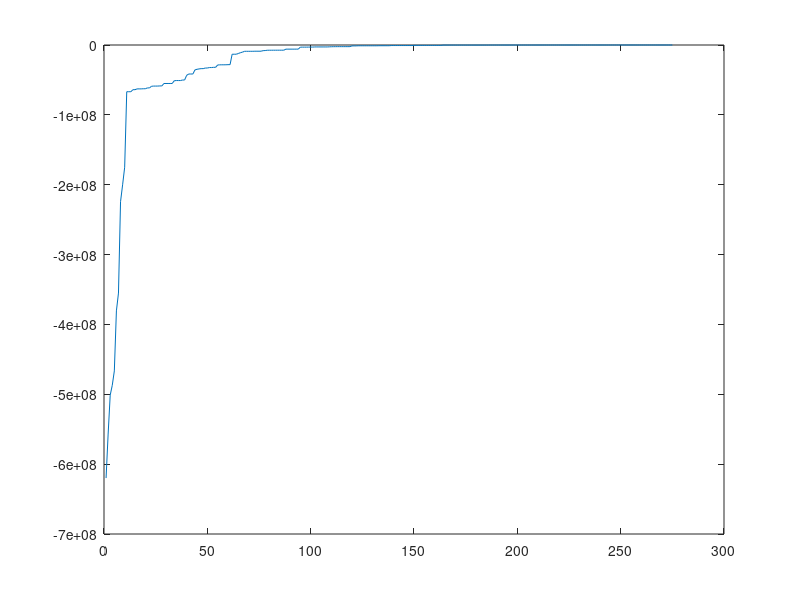
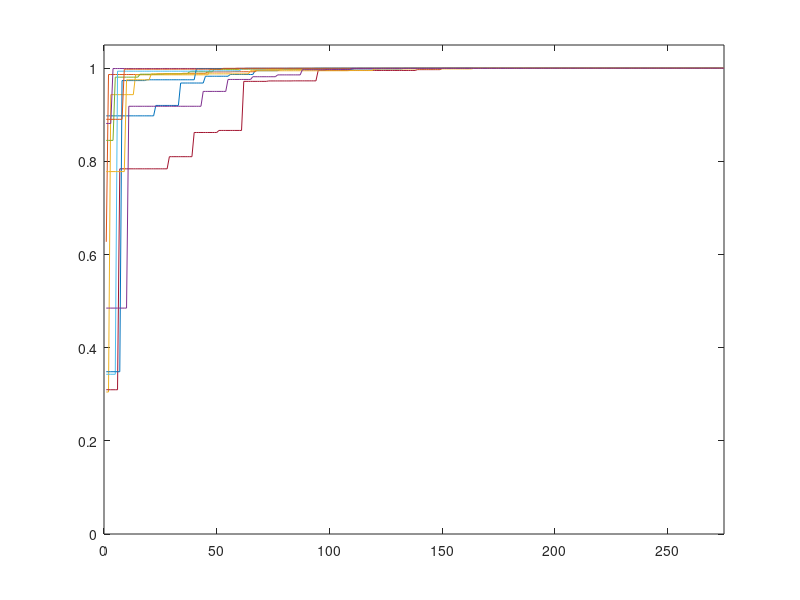

The MATLAB source for these figures, in order:
% 20131215 Recombine all function for evolution
% 20131217 Unifinished
% 201312191357 Finish all codes, but fitness value cannot converge
% 20131221 Completed, previous problem was caused by 
% eig_val = sqrt(diag(w2)); There's no need find the root
% 20131221 Add summary graph of predicted damage
% 20130105 Test extreme cases of noise -3% and + 3%
    % cases noise_val noise_vec
    %   0       0       0
    %   1    -0.03   -0.03
    %   2    -0.03   +0.03
    %   3    +0.03   -0.03
    %   4    +0.03   +0.03
    %   5    -0.02   -0.02
    %   6    -0.01   -0.01
    %   7    +0.01   +0.01
    %   8    +0.02   +0.02
    

% Vibration based damage detection for 3D truss structures

function ccga()
% main function
clear all;
close all;
clc

% 1 (2D-Rao-2004), 2 (2D-Kim-2013), 3 (3D-Kim-2013)
% use csvread() for comma separated values, dlmread() for tab or other symbols
nds = csvread('nds1.txt'); mbs = csvread('mbs1.txt');
% nds = csvread('nds2.txt'); mbs = csvread('mbs2.txt');
% nds = csvread('nds3.txt'); mbs = csvread('mbs3.txt');


noise_vec = 0;
noise_val = 0;
chrom_length = size(mbs,1);
n_individual = 20;
n_generation = 25;

% assign damage indexes
alpha = ones(size(mbs,1),1); %      Init and all case A
% -------------------------------------------------
% # custom damage cases
% assignment of each cases needs to be done manually
% Only one line can be enabled corresponding to each case

% alpha(3) = 0.3; alpha(6) = 0.7; %   Rao case B
% alpha(10) = 0; %                    Rao Case C
% 
% alpha(9) = 0.3; %                   Kim 2D case B
% alpha(5)=0.4; alpha(13)= 0.3; %     Kim 2D case C
% 
% alpha(13) = 0.4; %                  Kim 3D case B
% alpha(1) = 0.3; alpha(21) = 50; %   Kim 3D case C

% ---------------------------------------------------

% init random individual (/beta)
individual = rand(n_individual, chrom_length);

% Retrive exact modal properties
[eig_vec, eig_val, ~, ~ ] = ...
    vibrate(mbs, nds, alpha);

% Embed experiemental noise to modal properties
[Measured_eig_vector, Measured_eig_value] = ...
    measure(eig_vec, eig_val, noise_vec, noise_val);


% disp('individual = '); disp(individual);
[~, Best_Fitness] = ccga_generation(...
    Measured_eig_vector, Measured_eig_value,...
    chrom_length, n_individual, individual, n_generation, mbs, nds);

%disp(Best_Ind);
disp(Best_Fitness);
%best_ind_filep = fopen('dyn_ccga_best_ind_out.txt','w');
%result = csvread('dyn_ccga_best_ind_out.txt');
result = dlmread('data.txt');
result2 = reshape(result,chrom_length*n_generation, []);
disp(size(result2));
figure;
plot(result2);
axis([0 Inf 0 1.05])

% figure;
% plot(dlmread('fitness.txt'));
end

% ccga_generation
function [best_individual, best_fitness] = ccga_generation(Measured_eig_vector, Measured_eig_value, chrom_length, n_individual, individual, n_generation, mbs, nds)

%   Parameters
n_eli_individual = 2;   % to keep the best for reproduction
n_select_individual = n_individual-n_eli_individual;
p_cross = 1.0;
p_mutate = 0.4;

% object_val = truss_damage_detect_obj(Measured_eig_vector, Measured_eig_value, chrom_length, n_individual, individual,mbs, nds);
object_val = truss_damage_detect_obj(Measured_eig_vector, Measured_eig_value, n_individual, individual,mbs, nds);
% disp('object_val = '); disp(object_val);
% disp('size of object_val = '); disp(size(object_val));
% ==============================
% object_val = rand(n_individual,1);
% % % fitness = -object_val;
% % % best_ind_index = 1;
% % % best_fitness = fitness(1); %    why fitness(1)
% % % for i = 2:n_individual
% % %     if fitness(i)>best_fitness
% % %         best_ind_index = i;
% % %         best_fitness = fitness(i);
% % %     end
% % % end
% % % best_individual = individual(best_ind_index,:);

fitness = -object_val;
[best_fitness, best_ind_index] = max(fitness); % return max value and index
best_individual= individual(best_ind_index,:); % pull best individual from the pool

best_ind_filep = fopen('data.txt','w');
best_fitness_filep = fopen('fitness.txt', 'w');
% fprintf(best_ind_filep, '%.8f\n', best_fitness);
% disp('fitness'); disp(fitness);
% disp('best_fitness'); disp(best_fitness);
% disp('best_ind_index'); disp(best_ind_index);
% ========================================

no_species = chrom_length;
%no_species = 5;
species_fitness = zeros(no_species, n_individual);
species_individual = zeros(no_species,n_individual);

for i=1:n_individual
    for species=1:no_species
        species_individual(species,i) = individual(i,species);
        species_fitness(species,i)=fitness(i);
    end
end


sub_individual = zeros(n_individual, 1);
sub_fitness = zeros(n_individual, 1);
% start evolution
fig_fitness=zeros(n_generation*no_species,1);
fig_fitness_index=1;
for gen = 1:n_generation        %   1-25
    %disp('generation = '); disp(gen);
   % eval each specie
   for species=1:no_species     %   1-11
%       disp('generation species'); disp([gen species]);
  
      % eval each individual
      for i = 1:n_individual    %   1-20 => total = 20*11*25 = 5500
          sub_individual(i,1) = species_individual(species,i);
          sub_fitness(i) = species_fitness(species,i);
      end
      
%      [eli_individual, eli_fitness] = elitist(n_individual, sub_individual, sub_fitness, n_eli_individual);
      [eli_individual, ~] = elitist(n_individual, sub_individual, sub_fitness, n_eli_individual);
      
%       disp('elistist');disp(eli_individual); disp(eli_fitness');
      scale_fitness = fitness_scaling(n_individual, sub_fitness);
      
%     [select_individual, select_fitness] = selection_sus(n_individual, sub_individual, scale_fitness, n_select_individual);
      [select_individual, ~] = selection_sus(n_individual, sub_individual, scale_fitness, n_select_individual);
      
      sub_chrom_length = 1;
      cross_individual = real_crossover(sub_chrom_length, p_cross, n_select_individual, select_individual);
      child_individual = real_mutation(sub_chrom_length, p_mutate, n_select_individual, cross_individual);
      sub_individual = [eli_individual; child_individual];
      
%       disp(size(sub_individual));
      transpose(sub_individual); % no effect
%       disp('sub_individual'); 
%       disp(sub_individual);
      for i=1:n_individual
          species_individual(species, i) = sub_individual(i,1);
%           disp('species_individual(species, i)');
%           disp(species_individual(species, i));
      end
%       disp(species_individual);
      
      % retrieve fitness and individual from a species
      [species_fitness(species,:),new_best_individual, new_best_fitness] = ...
          ccga_cal_fitness(Measured_eig_vector, Measured_eig_value, ...
          species, n_individual, species_individual(species,:), best_individual, best_fitness, mbs, nds);
      best_individual = new_best_individual;
      best_fitness = new_best_fitness;
      %best_fitness, best_individual, gen, species          
      %disp([gen species best_fitness]);
      disp(best_fitness);
      disp(best_individual);
       fig_fitness(fig_fitness_index)=best_fitness;
      fig_fitness_index=fig_fitness_index+1;
      for j=1:chrom_length
            fprintf(best_ind_filep, '%.8f \t', best_individual(j));
      end
        %fprintf(best_ind_filep, '%.8f\n',best_fitness);
        fprintf(best_ind_filep,'\n');
        fprintf(best_fitness_filep,'%.8f \n', best_fitness);
   end
%    disp(best_fitness);
end
plot(fig_fitness);
fclose('all');
%axis([-Inf Inf -200 Inf]);
end

% function elitist()
function [eli_individual, eli_fitness] = elitist(n_individual, individual, fitness, n_eli_individual)
n_remain_individual = n_individual;
remain_individual = individual;
remain_fitness = fitness;

% eli_individual = zeros(size(remain_individual));


for i = 1:n_eli_individual
   best_ind_index=1;
   best_fitness = remain_fitness(1);    % ?remain_fitness(i)
   for j=2:n_remain_individual
      if fitness(j)>best_fitness
         best_ind_index = j;
         best_fitness = fitness(j);
      end
   end
   
   eli_individual(i,:) = remain_individual(best_ind_index,:);
   eli_fitness(i) = best_fitness;
   remain_individual(best_ind_index,:) = remain_individual(n_remain_individual,:);
   fitness(best_ind_index) = fitness(n_remain_individual);
   n_remain_individual = n_remain_individual-1;   
end
% disp('eli_individual'); disp(eli_individual);%disp(size(eli_individual));
% disp('size of eli_fitness'); disp(size(eli_fitness));
end

% function fitness_scaling()
function scale_fitness = fitness_scaling(n_individual, fitness)
% also possible with  max_obj = max(max(fitness)) min_obj = min(min(fitness))
min_obj = fitness(1);
max_obj = fitness(1);
for i=2:n_individual
   if fitness(i)<min_obj
       min_obj = fitness(i);
   end
   if fitness(i)>max_obj
       max_obj = fitness(i);
   end
end
normal_fitness = (fitness-min_obj)/(max_obj-min_obj);
min_obj = 0;
max_obj = 1;
sum = 0;
for i=1:n_individual
    sum = sum+normal_fitness(i);
end
avg_obj=sum/n_individual;
fmultiple=2.0;
if min_obj > ((fmultiple*avg_obj-max_obj)/(fmultiple-1.0))
    delta = max_obj - min_obj;
    a = (fmultiple-1.0)*avg_obj/delta;
    b = avg_obj*avg_obj/delta;
else
    delta = avg_obj-min_obj;
    a = avg_obj/delta;
    b = -min_obj*avg_obj/delta;
end

scale_fitness = a*normal_fitness+b;
end

% % function selection_sus()
function [select_individual, select_fitness]=selection_sus(n_individual, individual, fitness, n_select_individual)
sum_fitness=0;
for i=1:n_individual;
    sum_fitness=sum_fitness + fitness(i);
end
target_samp_rate = n_select_individual*fitness/sum_fitness;
ptr = rand(1);
while ptr ==1
    ptr = rand(1);
end
select_ind_count = 0;
sum_fitness=0;
i=1;
while i<=n_individual & select_ind_count<n_select_individual
    sum_fitness = sum_fitness + target_samp_rate(i);
    while sum_fitness>ptr,
        if select_ind_count<n_select_individual
            select_individual(select_ind_count+1,:) = individual(i,:);
            select_fitness(select_ind_count+1) = fitness(i);
            select_ind_count = select_ind_count+1;
        end
        ptr=ptr+1.0;
    end
    i=i+1;
end
end 

% % function real_crossover()
function cross_individual = real_crossover(chrom_length, p_cross, n_individual, individual)
n_remain_individual = n_individual;
remain_individual = individual;
crossover_iteration = n_remain_individual/2;
k = 1;
for i = 1:crossover_iteration
    
    prob_result = rand(1);
    
    j_pick = randi(n_remain_individual,1);
    
    first_parent = remain_individual(j_pick,:);
    remain_individual(j_pick,:) = remain_individual(n_remain_individual,:);
    n_remain_individual = n_remain_individual-1;
    
    j_pick = randi(n_remain_individual,1);
    
    second_parent = remain_individual(j_pick,:);
    remain_individual(j_pick,:) = remain_individual(n_remain_individual,:);
    n_remain_individual = n_remain_individual-1; 
    
    if prob_result <= p_cross
      
        [first_offspring second_offspring] = sbx_crossover(chrom_length, first_parent, second_parent);
        
        cross_individual(k,:) = first_offspring;
        cross_individual(k+1,:) = second_offspring;
        
    else
        
        cross_individual(k,:) = first_parent;
        cross_individual(k+1,:) = second_parent;

    end
    
    k = k+2;
    
end

    % sbx_crossover()
    function [first_offspring, second_offspring] = sbx_crossover(chrom_length, first_parent, second_parent)

    % double coin_toss_prob;
    yl=0.0;
    yu=1.0;
    % double u, alpha, beta, betaq;
    eta_c = 15.0;
    % double power_index;
    % double parent1, parent2;
    EPS = 1.0e-40;

    power_index = 1.0/(eta_c+1.0);

    for j = 1:chrom_length;

        if chrom_length == 1
            coin_toss_prob = 0.0;
        else
            coin_toss_prob = rand(1);
        end

        if coin_toss_prob <= 0.5

            parent1 = first_parent(j);
            parent2 = second_parent(j);

            if parent1 > parent2

                y1 = parent2;
                y2 = parent1;

            else

                y1 = parent1;
                y2 = parent2;
            end

            if abs(y2-y1) > EPS 

                u = rand(1);
                beta = 1.0+2.0*(y1-yl)/(y2-y1);
                alpha = 2.0-power(beta,-(eta_c+1));

                if u <= (1.0/alpha)

                    betaq = power(u*alpha, power_index);

                else % u <= (1.0/alpha)

                    betaq = power(1.0/(2.0-u*alpha), power_index);

                end % u <= (1.0/alpha)

                c1 = 0.5*((y1+y2)-betaq*(y2-y1));

                beta = 1.0 + (2.0*(yu-y2)/(y2-y1));
                alpha = 2.0 - power(beta,-(eta_c+1.0));

                if u <= (1.0/alpha)

                    betaq = power( (u*alpha), power_index);

                else

                    betaq = power(1.0/(2.0-u*alpha), power_index);
                end

                c2 = 0.5*((y1+y2)+betaq*(y2-y1));            

                if c1 < yl
                    c1 = yl;
                elseif c1 > yu 
                    c1 = yu;
                end

                if c2 < yl
                    c2 = yl;
                elseif c2 > yu
                    c2 = yu;   
                end

                coin_toss_prob = rand(1);

                if coin_toss_prob <= 0.5

                    first_offspring(j) = c2;
                    second_offspring(j) = c1;

                else

                    first_offspring(j) = c1;
                    second_offspring(j) = c2;

                end


            else % if abs(y2-y1) > EPS 

                first_offspring(j)  = first_parent(j);
                second_offspring(j) = second_parent(j);

            end % if abs(y2-y1) > EPS 


        else % if coin_toss_prob <= 0.5

            first_offspring(j)  = first_parent(j);			
            second_offspring(j) = second_parent(j);

        end % if coin_toss_prob <= 0.5


    end % for j = 1:chrom_length;
    end
end

% % function real_mutation()
function mutate_individual = real_mutation(chrom_length, p_mutate, n_individual, individual)
for i=1:n_individual
    mutate_individual(i,:) = real_mutation_one_ind(chrom_length, p_mutate, individual(i,:));
end
    % real_mutation_one_ind
    function mutate_individual = real_mutation_one_ind(chrom_length, p_mutation, individual)
        yl=0.0;
        yu=1.0;
        % double y, val, xy;
        eta_m = 20.0;
        for j = 1:chrom_length;
            prob_result = rand(1);
            if prob_result <= p_mutation
                y = individual(j);
                delta1 = (y-yl)/(yu-yl);
                delta2 = (yu-y)/(yu-yl);
                u = rand(1);
                mut_pow = 1.0/(eta_m+1.0);
                if u <= 0.5
                    xy = 1.0-delta1;
                    val = 2.0*u+(1.0-2.0*u)*power(xy,eta_m+1.0);
                    deltaq =  power(val,mut_pow) - 1.0;
                else
                    xy = 1.0-delta2;
                    val = 2.0*(1.0-u)+2.0*(u-0.5)*power(xy,eta_m+1.0);
                    deltaq = 1.0 - (power(val,mut_pow));
                end
                y = y + deltaq*(yu-yl);
                if y < yl
                    y = yl;
                elseif y > yu
                    y = yu;
                end
                mutate_individual(j) = y;      
            else
                mutate_individual(j) = individual(j);
            end    
        end
    end
end

% % function ccga_cal_fitness()
function [sub_fitness, new_best_ind, new_best_fit] = ccga_cal_fitness(...
    Measured_eig_vector, Measured_eig_value, ...
    species_index, n_individual, sub_individual,best_individual, best_fitness,mbs,nds)
% disp('best_individual');
% disp(size(best_individual));
% disp(size(sub_individual));
%disp(best_individual);
% disp('best_individual'); disp(size(best_individual));
combine_individual=zeros(n_individual, size(best_individual,2));
for i = 1:n_individual;
     combine_individual(i,:) = best_individual; % modified
     combine_individual(i,species_index) = sub_individual(i);
end
% disp('size combine_individual'); disp(size(combine_individual));

combine_object_val = truss_damage_detect_obj(...
    Measured_eig_vector, Measured_eig_value, ...
    n_individual, combine_individual,mbs,nds);

combine_fitness = -combine_object_val;
sub_fitness = combine_fitness;

new_best_ind = best_individual;
new_best_fit = best_fitness;

for i = 1:n_individual;
    
    if combine_fitness(i) > new_best_fit
        
        new_best_ind = combine_individual(i,:);
        new_best_fit = combine_fitness(i);
        
    end

end
end

function object_val = truss_damage_detect_obj(...
    Measured_eig_vector, Measured_eig_value,...
    n_individual, individual, mbs, nds)

object_val=zeros(n_individual,1);
% disp('individual'); disp(individual);
for ind_count = 1:n_individual
    %Predicted_factor = individual(ind_count,:);
    %beta = rand(size(mbs,1),1); 
    %disp('individual'); disp(individual);
    beta = individual(ind_count,:);
%     disp('beta'); disp(beta); 
    %disp('size beta'); disp(size(beta));
    [~, ~, M_reduced, K_reduced] = vibrate(mbs, nds, beta);
    
    No_dof = size(M_reduced,1); 
    % OR No_dof = chrom_length; 
    % Need to verify try/catch (No_dof = chrom_length) here
    R_matrix = zeros(No_dof);
    for i = 1:No_dof
        R_matrix(:,i) = -Measured_eig_value(i)*M_reduced*Measured_eig_vector(:,i)+K_reduced*Measured_eig_vector(:,i);
    end
    sum_R = sum(sum(R_matrix.*R_matrix));
    % disp(sum_R);
    object_val(ind_count) = sqrt(sum_R);
end

end

function [measured_eig_vec, measured_eig_val] = measure2...
    (exact_eig_vec, exact_eig_val, noise)

n = size(exact_eig_vec,1);
% NOISE = 0.03; % default
% + or - 3% => total = 6%
err_val = ones(n,1) + (2*rand(n,1)-1)*noise;
err_vec = ones(n) + (2*rand(n)-1)*noise;

measured_eig_val = err_val.*exact_eig_val;
measured_eig_vec = err_vec.*exact_eig_vec;
end

function [measured_eig_vec, measured_eig_val] = measure...
    (exact_eig_vec, exact_eig_val, noise_vec, noise_val)

n = size(exact_eig_vec,1);
% NOISE = 0.03; % default
% + or - 3% => total = 6%
err_val = 1 + noise_val;
err_vec = 1 + noise_vec;

measured_eig_val = err_val.*exact_eig_val;
measured_eig_vec = err_vec.*exact_eig_vec;
end

function [eig_vec, eig_val, M, K] = vibrate...
    (mbs, nds, alpha)
%disp('size alpha'); disp(size(alpha));
% nodes = [px, py, pz, cx, cy, cz];
% members = [{start_node}, {end_node}, {density}, {E}, {A}, {alpha}];
% allocate empty global matrices
nb_nds = size(nds,1);   nb_mbs = size(mbs,1); 
M = zeros(3*nb_nds);    K = zeros(3*nb_nds);

for i = 1:nb_mbs
    ndi = mbs(i, 1);   %   start node
    ndj = mbs(i, 2);   %   end node
    ro   = mbs(i, 3);   %   density
    E    = mbs(i, 4);   %   modulus
    A    = mbs(i, 5);   %   cross-section
    % alpha : damage index will be inserted here
    
    % stiffness [k] and mass [m] of each member
    xi = nds(ndi, 1);    yi = nds(ndi, 2);    zi = nds(ndi, 3);
    xj = nds(ndj, 1);    yj = nds(ndj, 2);    zj = nds(ndj, 3);
    l = sqrt( (xj-xi)^2 + (yj-yi)^2 + (zj-zi)^2 );
    CX = (xj-xi)/l;    CY = (yj-yi)/l;    CZ = (zj-zi)/l;
    T = [CX, CY, CZ, 0, 0, 0; 0, 0, 0, CX, CY, CZ];
    k = (alpha(i)*E*A/l)*T'*[1, -1; -1, 1]*T;
    m = (ro*A*l/6)*T'*[2, 1; 1, 2]*T;
    
    % push local [k] and [m] to global matrices
    M(3*ndi-2:3*ndi,3*ndi-2:3*ndi) = M(3*ndi-2:3*ndi,3*ndi-2:3*ndi) + m(1:3,1:3); %ss
    M(3*ndi-2:3*ndi,3*ndj-2:3*ndj) = M(3*ndi-2:3*ndi,3*ndj-2:3*ndj) + m(1:3,4:6); %se
    M(3*ndj-2:3*ndj,3*ndi-2:3*ndi) = M(3*ndj-2:3*ndj,3*ndi-2:3*ndi) + m(4:6,1:3);  %es
    M(3*ndj-2:3*ndj,3*ndj-2:3*ndj) = M(3*ndj-2:3*ndj,3*ndj-2:3*ndj) + m(4:6,4:6);  %ee

    K(3*ndi-2:3*ndi,3*ndi-2:3*ndi) = K(3*ndi-2:3*ndi,3*ndi-2:3*ndi) + k(1:3,1:3); %ss
    K(3*ndi-2:3*ndi,3*ndj-2:3*ndj) = K(3*ndi-2:3*ndi,3*ndj-2:3*ndj) + k(1:3,4:6); %se
    K(3*ndj-2:3*ndj,3*ndi-2:3*ndi) = K(3*ndj-2:3*ndj,3*ndi-2:3*ndi) + k(4:6,1:3);  %es
    K(3*ndj-2:3*ndj,3*ndj-2:3*ndj) = K(3*ndj-2:3*ndj,3*ndj-2:3*ndj) + k(4:6,4:6);  %ee
    
    %  for 2D, http://fsinet.fsid.cvut.cz/en/u2052/node137.html 
end

% push spring's stiffness here, replacing elastic support
% iterate through each node

for i = 1: nb_nds
    % retrieve kx, ky, kz from node i
    kx = nds(i, 7);
    ky = nds(i, 8);
    kz = nds(i, 9);
    % push values to the global stiffness matrix, in diagonal terms
    K (3*i-2, 3*i-2) = K(3*i-2, 3*i-2) + kx;
    K (3*i-1, 3*i-1) = K (3*i-1, 3*i-1) + ky;
    K (3*i, 3*i) = K (3*i, 3*i)+ kz;
end


% Reduce K and M 
temp = nds(:, 4:6);             % pull constrained directions
temp = reshape(temp', 1, []);   %flatten the array
key = find(temp);               % index non zero element
M(key,:)=[];
M(:,key)=[];
K(key,:)=[];
K(:,key)=[];

[phi, w2] = eig(M\K);
% eig_val = sqrt(diag(w2)); => Wrong
eig_val = diag(w2);
eig_vec = phi;
end




% =====================
% PROGRAMMING FLOW
% =====================
% CCGA_damage_run
%     ccga_generation
%         truss_damage_detect_obj
%         elitist
%         fitness_scaling
%         selection_sus
%         real_crossover
%             sbx_crossover
%         real_mutation
%             real_mutation_one_ind
%         ccga_cal_fitness
%             truss_damage_detect_obj

% 20131218 problem with combine_individual, cannot understand
